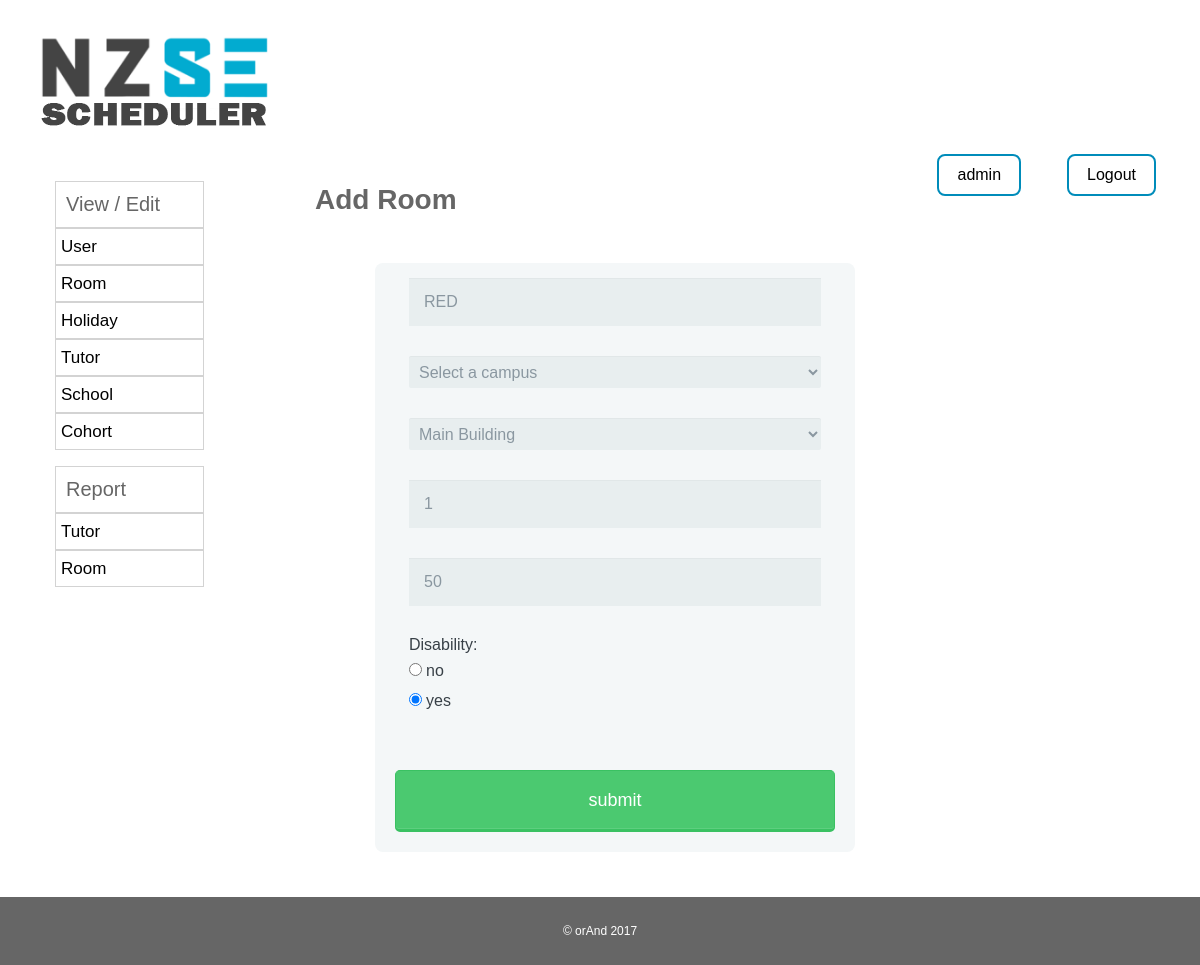
The page /admin_home/admin_addroom.php?copy=1 (signed in) on the database its author committed.
### tables this page shows
CREATE TABLE IF NOT EXISTS `room` (
`roomid` int(20) NOT NULL,
  `roomname` text NOT NULL,
  `roomtype` tinyint(7) NOT NULL,
  `buildingid` int(20) NOT NULL,
  `floornumber` varchar(10) NOT NULL,
  `capacity` int(50) NOT NULL,
  `disability` tinyint(1) DEFAULT NULL,
  `fixedresources` tinytext NOT NULL
);

CREATE TABLE IF NOT EXISTS `building` (
`buildingid` int(20) NOT NULL,
  `campusid` int(20) NOT NULL,
  `buildingname` varchar(20) NOT NULL
);

### admin_home/admin_addroom.php (the view, shortened to what this page needs)
<?php
	if(isset($_GET['copy']) || isset($_GET['edit']) || isset($_SESSION['errorid']))
	{
		if(isset($_GET['copy']))
		{
		$roomid=$_GET['copy'];
		}
		elseif(isset($_GET['edit']))
		{
		$roomid=$_GET['edit'];
		}
		else
		{
			$roomid=$_SESSION['errorid'];
			unset($_SESSION['errorid']);
		}
	include '../php_script/connectDB.php';
	$result = "SELECT r.* FROM room r WHERE r.roomid='".$roomid."'";
		if($runquery=mysqli_query($conn,$result))
		{
			while($row = $runquery->fetch_assoc())
			{
				$roomid=$row['roomid'];
				$roomname=$row['roomname'];
				$buildingid=$row['buildingid'];
				$floornumber=$row['floornumber'];
				$capacity=$row['capacity'];
			}
		}
		else
		{
			$_SESSION['error']="couldnt bring copied data";
		}
	}
?>
<!DOCTYPE html PUBLIC "-//W3C//DTD XHTML 1.0 Strict//EN"
"http://www.w3.org/TR/xhtml1/DTD/xhtml1-strict.dtd">
<html xmlns="http://www.w3.org/1999/xhtml" lang="en" xml:lang="en">
<head>
	<?php include '../php_includes/head_elements.php'; ?>
	<?php include '../php_includes/alertbox.php'; ?>
</head>
<body>
<div id="page-container">
			<?php include '../php_includes/header.php'; ?>
			<?php include '../php_includes/nav.php'; ?>
			<div class="col-6 col-m-9 content">
				<h1>Add Room</h1>
<br />
<div id="container_form">
<div class="form">
<form id="container" action="./admin_addroom_script.php" method="post">
<fieldset>
<input type="text" name="roomname" value="<?php if(isset($roomname)) echo $roomname;?>" placeholder="Room name">
<?php
echo "
<select id='campusid' name='campusid' onchange='changeOptions(this.value)'>";
echo "<option value='' hidden selected>Select a campus</option>";
echo "</select>";
?>
<?php
include '../php_script/connectDB.php';
$sql="SELECT * FROM building";
$result = mysqli_query($conn,$sql);
echo "
<select name='buildingid' id='buildingid'>";
while($row = mysqli_fetch_array($result)) {
	$currentbid = $row['buildingid'];
	echo "<option value=".$currentbid; if(isset($buildingid)) {if($buildingid==$currentbid) {echo " selected";}} echo ">" .$row['buildingname']."</option>";
}
echo "</select>";
?>
<div id="floornumber">
	<input type="number" name="floornumber" min="0" placeholder="Floor number" value="<?php if(isset($floornumber)) echo $floornumber;?>">
</div>
<input type="number" name="capacity" min="0" placeholder="Capacity" value="<?php if(isset($capacity)) echo $capacity;?>">
<label for='disability'>Disability:</label>
<label><input type="radio" id="dis" name="disability" value="0" onclick="" checked>no</label>
<label><input type="radio" id="nodis" name="disability" value="1" onclick="" >yes</label>
</fieldset>
<?php if(isset($_GET['edit'])) {echo "<input type='submit' name='submit' value='submit'>"; $_SESSION['updatingid']=$roomid;} else {echo "<input type='submit' name='new' value='submit'>";}
?>
</form>
</div>
</div>
		</div>
		</div>
		<br><br><br><br><br><br><br><br>
<?php include '../php_includes/footer.php';?>
</body>
</html>

### rows shown on the page
room: roomname "RED", buildingid "Main Building", floornumber "1", capacity "50"

### other values the page prints
$_SESSION["userid"] "admin"
